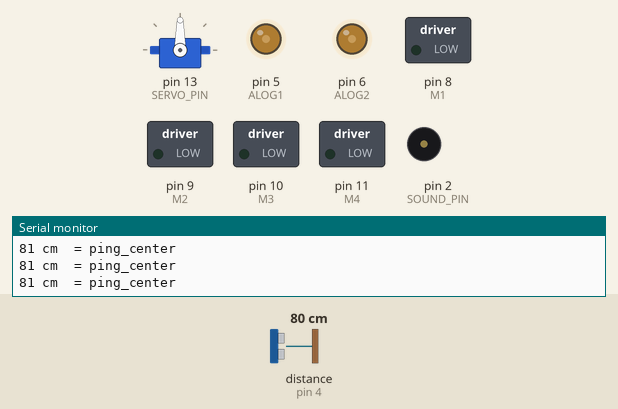
The sketch below on a simulated Arduino Uno, built with avr-gcc and run on an emulated ATmega328P. On the bench: servo, switched loads named in the sketch (green lamp = pin HIGH), output pins drawn as LEDs (lit = HIGH), buzzer (waves = sounding), the last lines printed to the serial monitor. Inputs (shaded band) come from the test bench; at power-on: distance to the obstacle (sensor on pin 4) 80 cm. The echo pulse lasts 58.3 µs per cm; random numbers use the default seed unless the sketch sets one.

Above: at 3.2 s.
3.3 s: distance to the obstacle (sensor on pin 4) set to 33 cm
4.8 s: distance to the obstacle (sensor on pin 4) set to 26 cm
At 6.2 s:
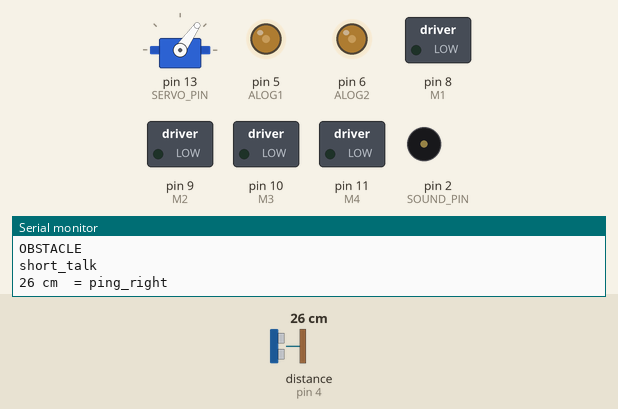
At 7.56 s:
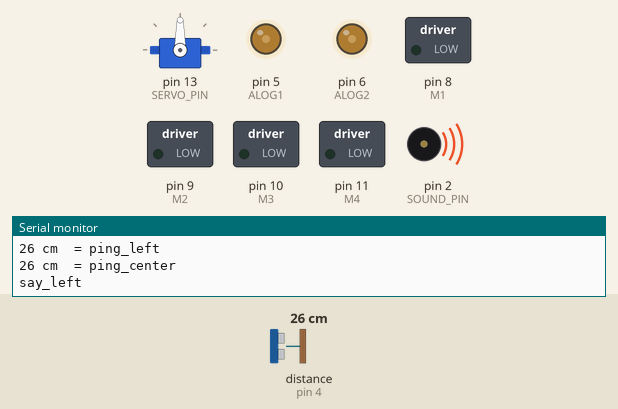
7.8 s: distance to the obstacle (sensor on pin 4) set to 35 cm
9.3 s: distance to the obstacle (sensor on pin 4) set to 2 cm
At 11.12 s:
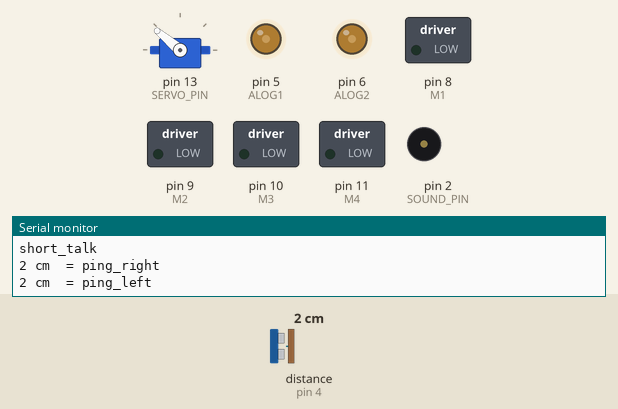
Timing chart, 0 to 13.3 s (numbered marks = the images above; inputs shaded):
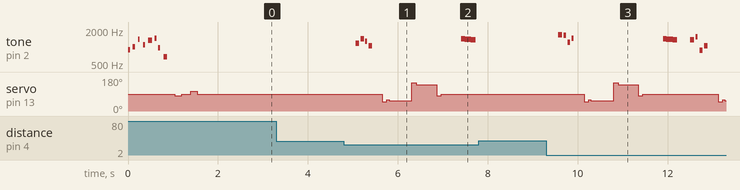

The sketch:

FullFunctions.ino
```cpp
/* FullFunctions.ino */

/*--------------------------PRE-SETUP--------------------------*/
#include <Servo.h>         // note: Servo library disables PWM on pins 9 and 10
#include <NewPing.h>       // to include NewPing.h, go to Sketch --> Include Library --> Manage Libraries
#include <TimerFreeTone.h> // TimerFreeTone.h added manually from .zip file

#define SERVO_PIN   13   // signal pin for servo motor (neck)
#define SOUND_PIN    2   // signal pin for audio out
#define VOLUME      10   // volume level (1-10) for beeps using TimerFreeTone
#define TRIG_PIN    12   // trigger pin for NewPing
#define ECHO_PIN     4   // echo pin for NewPing
#define MAX_DIST   100   // maximum distance in centimeters for NewPing

#define M1         8     // constants for DC Motor pins
#define M2         9
#define M3         10
#define M4         11
#define ALOG1      5     // constants for analog output pins to control motor speed
#define ALOG2      6     //   (note: PWM only works on pins 3, 5, 6, 9, 10, and 11)
                         //   (also: Servo library disables PWM on 9 and 10, leaving 3, 5, 6, and 11)

int ping_dist = 0;       // variables for ping distance
int ping_right = 0;
int ping_left = 0;
int ping_center = 0;
int m_speed = 80;        // variable for motor speed
int neck_pos = 90;       // variable for servo position
int counter = 0;         // variable for counter tally

NewPing eyes(TRIG_PIN, ECHO_PIN, MAX_DIST);   // NewPing sets pinmodes and creates sonar object ("eyes")
Servo neck;                                   // create servo object ("neck")


/*____________________________SETUP__________________________________*/
void setup() {
  neck.attach(SERVO_PIN);         // attach neck servo object to specified pin (e.g. 13)

  pinMode(M1, OUTPUT);            // initialize dc Motor pins
  pinMode(M2, OUTPUT);
  pinMode(M3, OUTPUT);
  pinMode(M4, OUTPUT);
  pinMode(ALOG1, OUTPUT);         // initialize PWM pins
  pinMode(ALOG2, OUTPUT);

  pinMode(LED_BUILTIN, OUTPUT);   // initialize LED_BUILTIN pin (pin 13?)

  fast_talk();

  neck.write(80);  delay(150);
  neck.write(90);  delay(200);    // move neck to 90 degree angle (straight forward)
  neck.write(105);  delay(150);  neck.write(90);    // overshoot then correct; makes it lifelike

  sp_creep();                                       // set motor speed to very slow
//  go_forward(); delay(20); stop_moving();           // prime motors

  Serial.begin(9600);             // open Serial channel to use Serial.print
  Serial.println("Begin Test");   // to see output go to Tools --> Serial Monitor
                                  // or click on little magnifying glass at top
  delay(500);                    // right of window for Serial Monitor
//  sp_med();
}

/*____________________________LOOP______________________________*/
void loop() {

  ping_it();

  if (ping_dist != 0 && ping_dist < 30) {
    stop_moving();
    Serial.println("OBSTACLE ");
    short_talk();
    look_around();
    decide_direction();
  }

  sp_creep();
//  go_forward();   delay(100);

  counter += 1;
  if (counter >= 3) {     // stop moving every so often
    stop_moving();
    delay(10);
    counter = 0;          // reset counter
  }
  delay(50);
}


/*------------------------------FAST TALK---------------------------------*/
void fast_talk() {
  Serial.println("fast_talk");  Serial.print('\n');
  for (int i = 1; i <= 6; i++) {                                  // loop 6 times
    TimerFreeTone(SOUND_PIN, rand() % 1000 + 800, rand() % 50 + 40, VOLUME);
    delay(rand() % 50 + 25);
  }
  TimerFreeTone(SOUND_PIN, rand() % 800 + 600, rand() % 100 + 50, VOLUME);
  delay(rand() % 100 + 50);
  TimerFreeTone(SOUND_PIN, rand() % 800 + 600, rand() % 100 + 50, VOLUME);
  delay(rand() % 100 + 50);
  delay(100);
}

/*------------------------------SHORT TALK---------------------------------*/
void short_talk() {
  Serial.println("short_talk");  Serial.print('\n');
  for (int i = 1; i <= 4; i++) {                                  // loop 6 times
    TimerFreeTone(SOUND_PIN, rand() % 1000 + 800, rand() % 50 + 40, VOLUME);
    delay(rand() % 20 + 20);
  }
  delay(100);
}

/*------------------------ SAY LEFT -------------------------*/
void say_left() {
  Serial.println("say_left");  Serial.print('\n');
//  TimerFreeTone(SOUND_PIN, 800, 80, VOLUME);
//  delay(20);
  for (int i = 1; i <= 30; i++) {
    TimerFreeTone(SOUND_PIN, 1400 - (i * 2), 10, VOLUME);
  }
  delay(50);
}

/*------------------------ SAY RIGHT -------------------------*/
void say_right() {
  Serial.println("say_right");  Serial.print('\n');
//  TimerFreeTone(SOUND_PIN, 1200, 80, VOLUME);
  delay(20);
  for (int i = 1; i <= 30; i++) {
    TimerFreeTone(SOUND_PIN, 1000 + (i * 2), 10, VOLUME);
  }
  delay(50);
}


/*------------------------------PING_IT---------------------------------*/
void ping_it() {
  ping_dist = eyes.ping_cm();                          // __.ping_cm() is a NewPing function to return distance
  Serial.print(ping_dist);     Serial.print(" cm ");   // output ping distance to Serial Monitor
  neck_pos = neck.read();
  if   (neck_pos <= 70) {                              // three ping variables for looking around
    ping_right  = ping_dist;  Serial.println(" = ping_right   ");
  }
  if   (neck_pos >= 120) {
    ping_left  = ping_dist;    Serial.println(" = ping_left   ");
  }
  if ( (neck_pos > 70) && (neck_pos < 120) )  {
    ping_center = ping_dist;   Serial.println(" = ping_center   ");
  }
  delay(200);
}

/*------------------------------LOOK_AROUND---------------------------------*/
void look_around() {  delay(100);
  neck.write(50);     delay(100);
  neck.write(60);     delay(50);
  neck.write(55);     delay(100);    // move neck to 55 degrees
  ping_it();          delay(200);    // get ping

  neck.write(150);    delay(100);
  neck.write(140);    delay(50);     // move neck to 140 degrees
  ping_it();          delay(200);    // get ping

  neck.write(80);     delay(100);
  neck.write(90);     delay(50);     // move neck to 90 degrees
  ping_it();          delay(200);    // get ping
}

/*------------------------------DECIDE DIRECTION---------------------------------*/
void decide_direction() {
  if ( ping_right == 0 )  { ping_right = 400; }
  if ( ping_left  == 0 )  { ping_left  = 400; }
  if ( ping_right > ping_left ) { say_right(); } //go_right(); }
  else { say_left(); } //go_left(); }
}


/*------------------------------GO LEFT---------------------------------*/
void go_left() {
  Serial.println("   go_left ");
  sp_creep();     delay(200);
  hard_left();    delay(1000);
  stop_moving();  delay(200);
}

/*------------------------------GO RIGHT---------------------------------*/
void go_right() {
  Serial.println("   go_right ");
  sp_creep();     delay(200);
  hard_right();   delay(1000);
  stop_moving();  delay(200);
}

/*------CHANGE_SPEEDS------*/
void sp_creep() {  m_speed = 80;   analogWrite(ALOG1, m_speed);  analogWrite(ALOG2, m_speed);  }
void sp_slow()  {  m_speed = 90;   analogWrite(ALOG1, m_speed);  analogWrite(ALOG2, m_speed);  }
void sp_med()   {  m_speed = 100;  analogWrite(ALOG1, m_speed);  analogWrite(ALOG2, m_speed);  }
void sp_fast()  {  m_speed = 120;  analogWrite(ALOG1, m_speed);  analogWrite(ALOG2, m_speed);  }


/*-------------------------BASIC_MOVEMENTS---------------------------------*/
void stop_moving() {
  digitalWrite(M1, LOW);   digitalWrite(M2, LOW);           // left stop
  digitalWrite(M3, LOW);   digitalWrite(M4, LOW);      }    // right stop
void go_forward() {
  digitalWrite(M1, HIGH);   digitalWrite(M2, LOW);          // left forward
  digitalWrite(M3, HIGH);   digitalWrite(M4, LOW);     }    // right forward
void go_backward() {
  digitalWrite(M1, LOW);   digitalWrite(M2, HIGH);          // left reverse
  digitalWrite(M3, LOW);   digitalWrite(M4, HIGH);     }    // right reverse
void turn_left() {
  digitalWrite(M1, LOW);   digitalWrite(M2, LOW);           // left stop
  digitalWrite(M3, HIGH);  digitalWrite(M4, LOW);      }    // right forward
void turn_right() {
  digitalWrite(M1, HIGH);   digitalWrite(M2, LOW);          // left forward
  digitalWrite(M3, LOW);    digitalWrite(M4, LOW);     }    // right stop
void hard_left() {
  digitalWrite(M1, LOW);   digitalWrite(M2, HIGH);          // left reverse
  digitalWrite(M3, HIGH);   digitalWrite(M4, LOW);     }    // right forward
void hard_right() {
  digitalWrite(M1, HIGH);   digitalWrite(M2, LOW);          // left forward
  digitalWrite(M3, LOW);   digitalWrite(M4, HIGH);     }    // right reverse


/*------------------------------SCOUTING---------------------------------*/
void scouting() {               delay(200);
  sp_creep();   go_backward();  delay(200);  stop_moving();  delay(100);
  sp_slow();    go_forward();   delay(400);  stop_moving();  delay(800);

//                look_around();  delay(300);

  sp_creep();   go_backward();  delay(200);  stop_moving();  delay(200);  sp_med();
                go_forward();   delay(200);  sp_slow();      delay(100);  sp_creep();    delay(400);
                stop_moving();  delay(800);

}

/*------------------------------TURN_AROUND---------------------------------*/
void turn_around() {
  sp_slow();                   delay(200);
               hard_left();    delay(400);
               stop_moving();  delay(200);
               hard_right();   delay(500);
  sp_creep();  hard_left();    delay(200);
               stop_moving();  delay(500);
}

/*--------------------------------CRAWL-------------------------------------*/
void crawl() {
  sp_creep();  go_forward();  delay(50); stop_moving();  delay(50);
               go_forward();  delay(50); stop_moving();  delay(50);
               go_forward();  delay(50); stop_moving();  delay(50);
               go_forward();  delay(50); stop_moving();  delay(50);
               go_forward();  delay(50); stop_moving();  delay(50);
               go_forward();  delay(50); stop_moving();  delay(50);
               go_forward();  delay(50); stop_moving();  delay(50);
               go_forward();  delay(50); stop_moving();  delay(50);
}


/*      by eagleDog      */
```

Measured:
- the behaviour switches between 30 and 29 cm on distance to the obstacle (sensor on pin 4) (found by bisection; images 0 and 1)
- after the input at 9.3 s, tone on pin 2 (SOUND_PIN): plays 1653 Hz for 0.09 s, 1615 Hz for 0.06 s, 1208 Hz for 0.05 s, 1436 Hz for 0.05 s, 1398 Hz for 0.01 s, 1396 Hz for 0.01 s … (38 notes in this stretch), starting after 0.27 s
